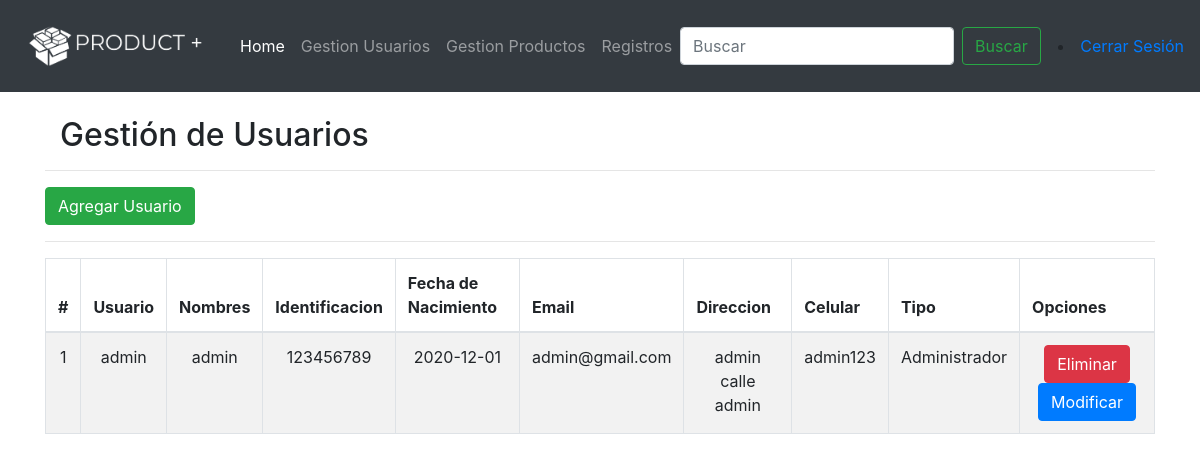
The page /user (signed in) on the database as committed earlier.
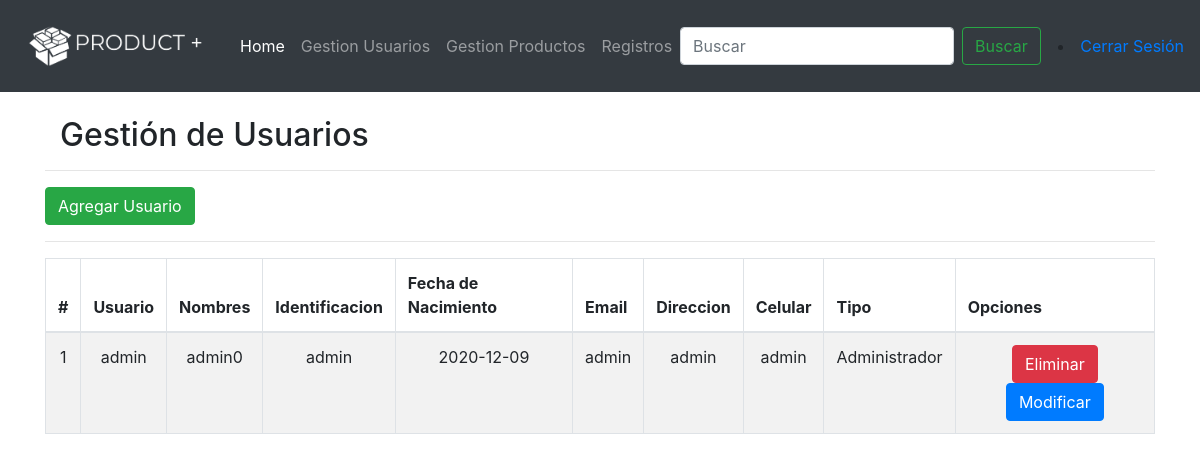
The same page on the database as committed later.
### app.py (models this page shows, shortened)
class User(db.Model):
    id = db.Column(db.Integer, primary_key=True)
    usuario = db.Column(db.String(25), nullable=False)
    nombres = db.Column(db.String(50), nullable=False)
    apellidos = db.Column(db.String(50), nullable=False)
    contrasena = db.Column(db.String(50), nullable=False)
    identificacion = db.Column(db.String(15), nullable=False)
    fechaNacimiento = db.Column(db.DateTime, default=datetime.utcnow)
    email = db.Column(db.String(30), nullable=False)
    direccion = db.Column(db.String(25), nullable=False)
    celular = db.Column(db.String(15), nullable=False)
    tipo = db.Column(db.String, nullable=False)
    estado = db.Column(db.String, nullable=False, default=1)

### app.py (the view)
@app.route('/user')
@login_required
@admin_required
def user():
    users = User.query.all()
    return render_template('gestionUsuarios.html',users=users)

### app.py (called while the page is built)
def login_required(view):
    @functools.wraps( view )
    def wrapped_view(**kwargs):
        if g.user is None:
            return redirect( url_for( 'index' ) )
        return view( **kwargs )
    return wrapped_view

def admin_required(view):
    @functools.wraps( view )
    def wrapped_view(**kwargs):
        if g.user.tipo != "1":
            return redirect( url_for( 'home' ) )
        return view( **kwargs )
    return wrapped_view

@app.before_request
def load_logged_in_user():
    user_id = session.get( 'user_id' )
    if user_id is None:
        g.user = None
    else:
        user = User.query.filter_by(id = user_id).first()
        g.user = user

### templates/gestionUsuarios.html (shortened to what this page needs)
{% extends 'base.html' %} {% block content %}
<div class="container">
    <br>
    <div class="col-md-8">
        <h2>Gestión de Usuarios</h2>
    </div>
    <hr>
    <a class="btn btn-success" href="/addUser">Agregar Usuario</a>
    <hr>
    <table class="table table-striped table-bordered">
        <thead>
            <tr>
                <th scope="col">#</th>
                <th scope="col">Usuario</th>
                <th scope="col">Nombres</th>
                <th scope="col">Identificacion</th>
                <th scope="col">Fecha de Nacimiento</th>
                <th scope="col">Email</th>
                <th scope="col">Direccion</th>
                <th scope="col">Celular</th>
                <th scope="col">Tipo</th>
                <th scope="col">Opciones</th>
            </tr>
        </thead>
        <tbody>
            {% for user in users %}
            <tr>
                <td>{{ user.id }}</td>
                <td>{{ user.nombres }}</td>
                <td>{{ user.usuario }}</td>
                <td>{{ user.identificacion }}</td>
                <td>{{ user.fechaNacimiento.strftime('%Y-%m-%d') }}</td>
                <td>{{ user.email }}</td>
                <td>{{ user.direccion }}</td>
                <td>{{ user.celular }}</td>
                {% if user.tipo == '1' %}
                <td>Administrador</td>
                {% endif %}
                <td>
                    <a href="/deleteUser/{{user.id}}" class="btn btn-danger">Eliminar</a>
                    <a href="/updateUser/{{user.id}}" class="btn btn-primary">Modificar</a>
                </td>
            </tr>
            {% endfor %}
        </tbody>
    </table>
</div>
{% endblock %}

Rows that differ between the two databases and show on the page:
changed User "admin": usuario "admin" → "admin0"; identificacion "123456789" → "admin"; fechaNacimiento "2020-12-01" → "2020-12-09"; email "admin@gmail.com" → "admin"; direccion "admin calle admin" → "admin"; celular "admin123" → "admin"
